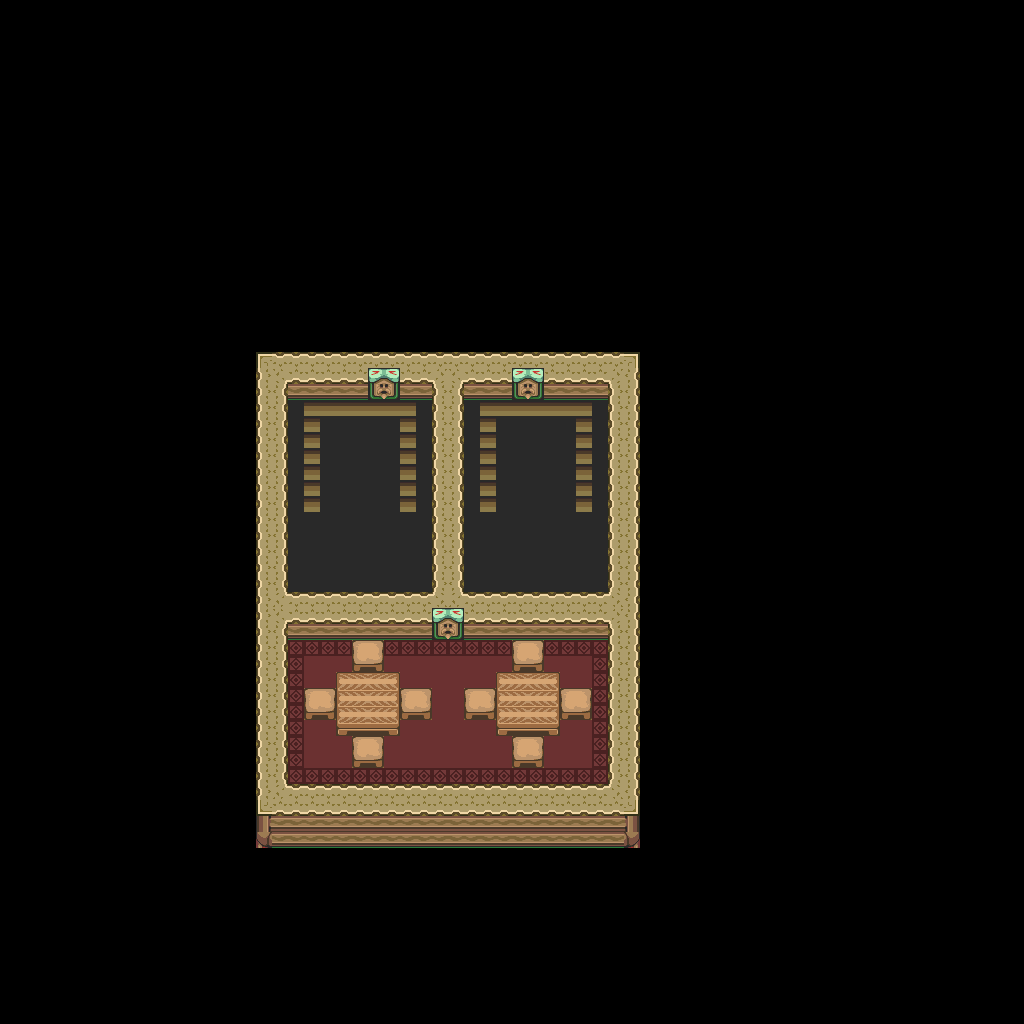

This is a level from a 2D game, rendered from its Tiled map with the project's own tilesets. A one-line summary and the map file follow, with tile-layer data summarised:
An orthogonal 64x64 tile map with 16x16 px tiles, 1 tile layer (base), 1 hidden layer not drawn and 8 objects.

<map version="1.10" tiledversion="1.12.1" orientation="orthogonal" renderorder="right-down" width="64" height="64" tilewidth="16" tileheight="16" infinite="0" nextlayerid="3" nextobjectid="9">
 <tileset firstgid="1" source="../classiciphone_pics4.tsx" />
 <layer id="1" name="base" width="64" height="64">
  <data>[4096 cells, 4096 non-empty, 45 distinct tile ids]</data>
 </layer>
 <layer id="2" name="collision" width="64" height="64" visible="0">
  <properties><property name="collision" value="true" /></properties>
  <data>[4096 cells, 3732 non-empty, 1 distinct tile ids]</data>
 </layer>
 <objectgroup id="3" name="npcs">
  <object id="1" x="256.0" y="384.0" width="16" height="16">
   <properties>
    <property name="script" type="string">-- Auto-converted from GraalScript
joinResource("level_nopk")</property>
   </properties>
  </object>
  <object id="2" x="368.0" y="384.0" width="16" height="16">
   <properties>
    <property name="script" type="string">-- Auto-converted from GraalScript
joinResource("sign")
-- [CLIENT-SIDE — server no-op]
-- if (created) setstring this.text,
-- The goal of the Terrorist team is#b
-- to break into the bank's vault#b
-- and touch the bags of money#b
-- while attempting to stop the SWAT#b
-- team from defusing the bomb.#b
-- To break into the vault simply#b
-- attack the door till it runs#b
-- out of hp.  If the bomb goes off#b
-- both teams lose.;</property>
   </properties>
  </object>
  <object id="3" x="240.0" y="448.0" width="16" height="16">
   <properties>
    <property name="script" type="string">-- Auto-converted from GraalScript
joinResource("gc_swat_systems")</property>
   </properties>
  </object>
  <object id="4" x="432.0" y="624.0" width="16" height="16">
   <properties>
    <property name="script" type="string">-- Auto-converted from GraalScript
joinResource("sign")
-- [CLIENT-SIDE — server no-op]
-- if (created) setstring this.text,
-- Welcome to SWAT!;</property>
   </properties>
  </object>
  <object id="5" x="512.0" y="384.0" width="16" height="16">
   <properties>
    <property name="script" type="string">-- Auto-converted from GraalScript
joinResource("sign")
-- [CLIENT-SIDE — server no-op]
-- if (created) setstring this.text,
-- The goal of the SWAT team is#b
-- to defuse the terrorist's#b
-- bomb, while also attempting#b
-- to stop the terrorist's from#b
-- breaking into the bank vault.#b
-- To defuse the bomb simply#b
-- stand on the platform that#b
-- it's on and start guessing#b
-- the password.  The password#b
-- can be any number from 1-500.#b
-- If the bomb goes off both teams#b
-- lose.  SWAT members can also#b
-- heal the vault door by#b
-- hitting it with their swords.;</property>
   </properties>
  </object>
  <object id="6" x="640.0" y="496.0" width="16" height="16">
   <properties>
    <property name="script" type="string">-- Auto-converted from GraalScript
joinResource("ctf_swat_systems")</property>
   </properties>
  </object>
  <object id="7" x="576.0" y="272.0" width="16" height="16">
   <properties>
    <property name="script" type="string">-- Auto-converted from GraalScript
joinResource("gc_swat_strings")</property>
   </properties>
  </object>
  <object id="8" x="640.0" y="400.0" width="16" height="16">
   <properties>
    <property name="script" type="string">-- Auto-converted from GraalScript
-- function onPlayerEnters() {
-- player.fullheal();
-- player.chat = "(Healed)";
end</property>
   </properties>
  </object>
 </objectgroup>
</map>
